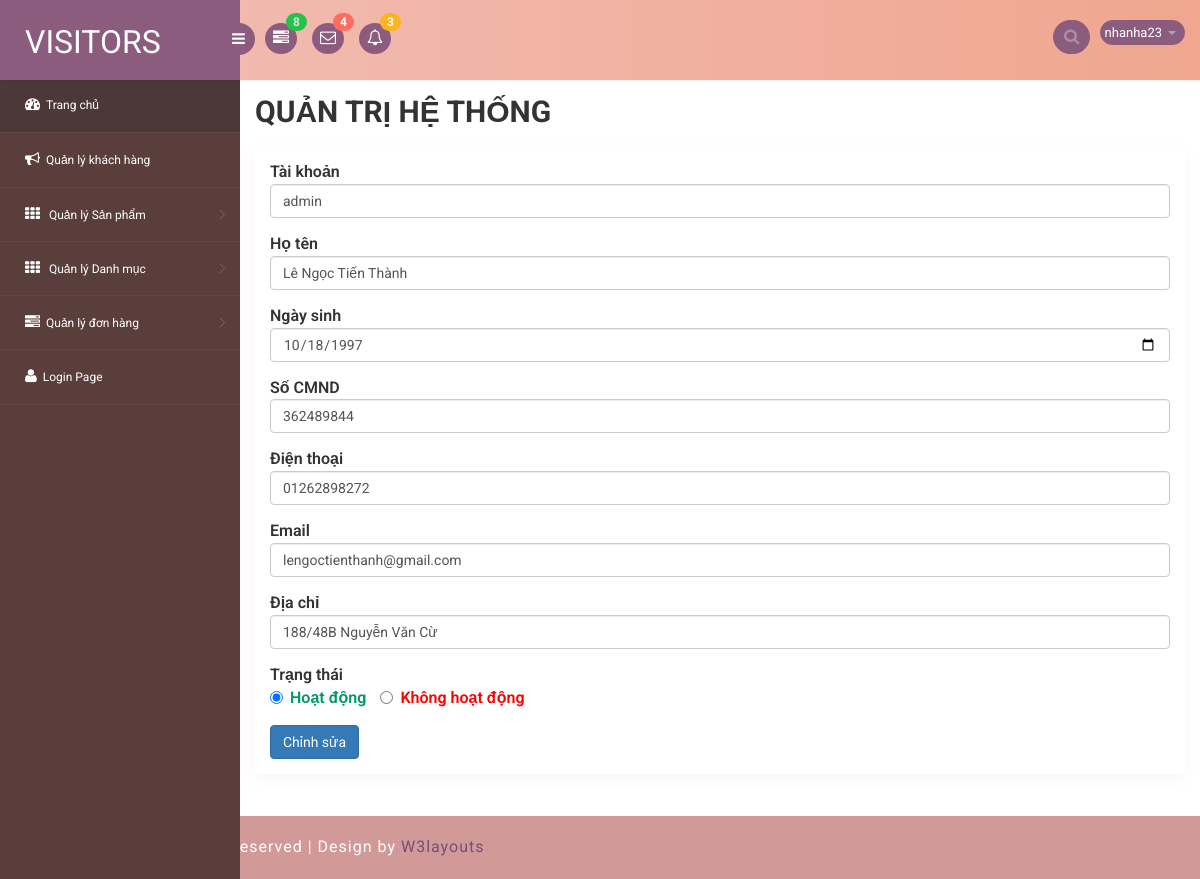
The page /admin1/edit_user.php?id=7 on the database its author committed.
### tables this page shows
CREATE TABLE `tb_user` (
  `id_user` int(11) NOT NULL,
  `account_user` char(20) NOT NULL,
  `pass_user` text NOT NULL,
  `name_user` varchar(100) NOT NULL,
  `birthday_user` date NOT NULL,
  `cmnd_user` char(13) NOT NULL,
  `address_user` text NOT NULL,
  `phonenumber_user` char(11) NOT NULL,
  `email_user` char(100) NOT NULL,
  `type_user` char(2) NOT NULL,
  `status_user` int(11) NOT NULL
);

### admin1/edit_user.php (the view, shortened to what this page needs)
<!DOCTYPE html>
<html>
<head>
<link rel="stylesheet" href="css/bootstrap.min.css" >
<link href="css/style.css" rel='stylesheet' type='text/css' />
<link href="css/style-responsive.css" rel="stylesheet"/>
<link rel="stylesheet" href="css/font.css" type="text/css"/>
<link href="css/font-awesome.css" rel="stylesheet">
<link rel="stylesheet" href="css/morris.css" type="text/css"/>
<link rel="stylesheet" href="css/monthly.css">
</head>
<body>
<section id="container">
<header class="header fixed-top clearfix">
<div class="brand">
    <a href="index.html" class="logo">
        VISITORS
    </a>
    <div class="sidebar-toggle-box">
        <div class="fa fa-bars"></div>
    </div>
</div>
<div class="nav notify-row" id="top_menu">
    <ul class="nav top-menu">
        <li class="dropdown">
            <a data-toggle="dropdown" class="dropdown-toggle" href="#">
                <i class="fa fa-tasks"></i>
                <span class="badge bg-success">8</span>
            </a>
        </li>
        <li id="header_inbox_bar" class="dropdown">
            <a data-toggle="dropdown" class="dropdown-toggle" href="#">
                <i class="fa fa-envelope-o"></i>
                <span class="badge bg-important">4</span>
            </a>
        </li>
        <li id="header_notification_bar" class="dropdown">
            <a data-toggle="dropdown" class="dropdown-toggle" href="#">
                <i class="fa fa-bell-o"></i>
                <span class="badge bg-warning">3</span>
            </a>
        </li>
    </ul>
</div>
<div class="top-nav clearfix">
    <ul class="nav pull-right top-menu">
        <li><input type="text" class="form-control search" placeholder=" Search"></li>
        <li class="dropdown">
            <a data-toggle="dropdown" class="dropdown-toggle" href="#">
                <span class="username">nhanha23</span>
                <b class="caret"></b>
            </a>
        </li>
    </ul>
</div>
</header>
<aside>
    <div id="sidebar" class="nav-collapse">
        <div class="leftside-navigation">
            <ul class="sidebar-menu" id="nav-accordion">
                <li><a class="active" href="index.php"><i class="fa fa-dashboard"></i><span>Trang chủ</span></a></li>
                <li><a href="fontawesome.php"><i class="fa fa-bullhorn"></i><span>Quản lý khách hàng  </span></a></li>
<li class="sub-menu">
    <a href="javascript:;">
        <i class="fa fa-th"></i>
        <span>Quản lý Sản phẩm</span>
    </a>
</li>
<li class="sub-menu">
    <a href="javascript:;">
        <i class="fa fa-th"></i>
        <span>Quản lý Danh mục</span>
    </a>
</li>
                <li class="sub-menu"><a href="javascript:;"><i class="fa fa-tasks"></i><span>Quản lý đơn hàng</span></a>
                </li>
                 <li><a href="login.html"><i class="fa fa-user"></i><span>Login Page</span></a></li>
            </ul>
        </div>
    </div>
</aside>
<section id="main-content">
  <section class="wrapper">
    <div class="row">
      <div class="col-md-12">
        <h2 style="margin:0 0 18px; font-weight:700;">QUẢN TRỊ HỆ THỐNG</h2>
      </div>
    </div>
    <div class="row">
      <div class="col-md-12">
        <div class="panel panel-default" style="box-shadow:0 6px 18px rgba(0,0,0,0.04);">
          <div class="panel-body">
<?php
include('inc/myconnect.php');
if (isset($_GET['id']) && filter_var($_GET['id'], FILTER_VALIDATE_INT, array('min_range' => 1))) {
    $id = $_GET['id'];
} else {
    header("Location: list_user.php");
    exit();
}
$query = "SELECT * FROM tb_user WHERE id_user={$id}";
$result = mysqli_query($dbc, $query);
$hienthi = mysqli_fetch_array($result, MYSQLI_ASSOC);
?>
<form method="post">
    <div class="form-group">
        <label>Tài khoản</label>
        <input type="text" name="account" class="form-control"
               value="<?php echo $hienthi['account_user']; ?>" placeholder="Tài khoản">
    </div>
    <div class="form-group">
        <label>Họ tên</label>
        <input type="text" name="name" class="form-control"
               value="<?php echo $hienthi['name_user']; ?>" placeholder="Họ tên">
    </div>
    <div class="form-group">
        <label>Ngày sinh</label>
        <input type="date" name="birthday" class="form-control"
               value="<?php echo $hienthi['birthday_user']; ?>">
    </div>
    <div class="form-group">
        <label>Số CMND</label>
        <input type="text" name="cmnd" class="form-control"
               minlength="9" maxlength="13"
               value="<?php echo $hienthi['cmnd_user']; ?>" placeholder="Chứng minh nhân dân">
    </div>
    <div class="form-group">
        <label>Điện thoại</label>
        <input type="text" name="phone" class="form-control"
               value="<?php echo $hienthi['phonenumber_user']; ?>" placeholder="Điện thoại">
    </div>
    <div class="form-group">
        <label>Email</label>
        <input type="text" name="email" class="form-control"
               value="<?php echo $hienthi['email_user']; ?>" placeholder="Email">
    </div>
    <div class="form-group">
        <label>Địa chỉ</label>
        <input type="text" name="address" class="form-control"
               value="<?php echo $hienthi['address_user']; ?>" placeholder="Địa chỉ">
    </div>
    <div class="form-group">
        <label style="display:block;">Trạng thái</label>
        <label class="radio-inline">
            <input type="radio" name="status" value="1"
                <?php echo $hienthi['status_user']==1 ? 'checked' : ''; ?>>
            <span class="results">Hoạt động</span>
        </label>
        <label class="radio-inline">
            <input type="radio" name="status" value="0"
                <?php echo $hienthi['status_user']==0 ? 'checked' : ''; ?>>
            <span class="results1">Không hoạt động</span>
        </label>
    </div>
    <input type="submit" name="submit" value="Chỉnh sửa" class="btn btn-primary">
</form>
          </div>
        </div>
      </div>
    </div>
  </section>
</section>
  <div class="footer">
    <div class="wthree-copyright">
      <p>© 2017 Visitors. All rights reserved | Design by <a href="http://w3layouts.com">W3layouts</a></p>
    </div>
  </div>
</section>
</body>
</html>

### admin1/css/style.css (style rules this page uses)
h4, h5, h6, h1, h2, h3 { margin: 0; }
ul, ol { margin: 0; }
p { margin: 0; }
html, body { font-family: 'Roboto', sans-serif; font-size: 100%; overflow-x: hidden; background: url(../images/bg.jpg) no-repeat 0px 0px; background-size:cover; }
body a { transition: 0.5s all ease; -webkit-transition: 0.5s all ease; -moz-transition: 0.5s all ease; -o-transition: 0.5s all ease; -ms-transition: 0.5s all ease; text-decoration:none; }
h1,h2,h3,h4,h5,h6 { margin:0; }
p { margin:0; }
ul,label { margin:0; padding:0; }
#sidebar { width:240px; height:100%; position:fixed; background:rgba(52, 48, 48, 0.78); -webkit-transition:all .3s ease-in-out; -moz-transition:all .3s ease-in-out; -o-transition:all .3s ease-in-out; transition:all .3s ease-in-out; }
#sidebar ul li { position: relative; }
.leftside-navigation,.right-stat-bar { height: 100%; }
ul.sidebar-menu,ul.sidebar-menu li ul.sub { margin:-2px 0 0; padding:0; }
ul.sidebar-menu { padding-top:80px; }
ul.sidebar-menu li { border-bottom:1px solid rgba(255,255,255,0.05); }
ul.sidebar-menu li.sub-menu { line-height:15px; }
ul.sidebar-menu li a span { display:inline-block; }
ul.sidebar-menu li a { color:#fff; text-decoration:none; display:block; padding:18px 0 18px 25px; font-size:12px; outline:none; -webkit-transition:all 0.3s ease; -moz-transition:all 0.3s ease; -o-transition:all 0.3s ease; -ms-transition:all 0.3s ease; transition:all 0.3s ease; }
ul.sidebar-menu li a.active, ul.sidebar-menu li a:hover, ul.sidebar-menu li a:focus { background: rgba(40, 40, 46, 0.28); color: #fff; display: block; -webkit-transition: all 0.3s ease; -moz-transition: all 0.3s ease; -o-transition: all 0.3s ease; -ms-transition: all 0.3s ease; transition: all 0.3s ease; }
ul.sidebar-menu li a i { font-size:15px; padding-right:6px; }
ul.sidebar-menu li a.active i { color:#fff; }
#main-content { margin-left:240px; -webkit-transition:all .3s ease-in-out; -moz-transition:all .3s ease-in-out; -o-transition:all .3s ease-in-out; transition:all .3s ease-in-out; }
.footer { background: #d19a98; padding: 20px; }
.footer p { color: #fff; letter-spacing: 1px; }
.footer p a { color: #744e7d; }
.header { left:0; right:0; z-index:1002; background:rgb(240, 188, 180); -webkit-transition:all .3s ease-in-out; -moz-transition:all .3s ease-in-out; -o-transition:all .3s ease-in-out; transition:all .3s ease-in-out; }
.fixed-top { position:fixed; box-shadow:1px 0 3px rgba(0,0,0,.15); }
.wrapper { display:inline-block; margin-top:80px; padding:15px; width:100%; }
.brand { background:#8b5c7e; float:left; width:240px; height:80px; position:relative; }
a.logo { font-size:32px; color:#fff; float:left; margin:20px 0 0 25px; text-transform:uppercase; }
#top_menu .nav>li,ul.top-menu>li { float:left; }
.notify-row { float:left; margin-top:23px; margin-left:25px; }
ul.top-menu { margin-right:15px; margin-top: 0; }
ul.top-menu > li > a { color: #fff; font-size: 16px; background: #8b5c7e; padding: 4px 8px; margin-right: 15px; border-radius: 50%; -webkit-border-radius: 50%; padding-right: 8px !important; }
.notify-row .badge { position:absolute; right:-10px; top:-10px; z-index:100; }
.top-nav { margin-top:20px; }
.top-nav .username { font-size:13px; color:#fff; }
.top-nav ul.top-menu>li>a { border-radius: 100px; -webkit-border-radius: 100px; padding: 0px; background: none; margin-right: 0; border: 1px solid #8b5c7e; background: #8b5c7e; }
.top-nav ul.top-menu>li { margin-left:10px; }
.top-nav .nav .caret { border-bottom-color:#A4AABA; border-top-color:#A4AABA; }
.search { width: 20px; -webkit-transition: all .3s ease; -moz-transition: all .3s ease; -ms-transition: all .3s ease; -o-transition: all .3s ease; transition: all .3s ease; border: 1px solid #8b5c7e; box-shadow: none; background: #8b5c7e url(../images/search-icon.png) no-repeat 10px 8px; padding: 0 5px 0 30px; color: #fff; border-radius: 100px; -webkit-border-radius: 100px; cursor:pointer; }
.sidebar-toggle-box { float:left; margin-top:23px; margin-left:-15px; background:#8b5c7e; border-radius:50%; -webkit-border-radius:50%; width:32px; height:32px; position:absolute; right:-15px; }
.sidebar-toggle-box .fa-bars { cursor:pointer; display:inline-block; font-size:15px; padding:8px 8px 8px 9px; color:#fff; }
.panel { border: none ! important; }
.bg-success { color: #c6efd0; background-color: #27c24c; }
.badge.bg-important { background: #ff6c60; }
.badge.bg-warning { background: #FCB322; }

### rows shown on the page
tb_user: account "admin", name "Lê Ngọc Tiến Thành", birthday "10/18/1997", cmnd "362489844", phone "01262898272", email "lengoctienthanh@gmail.com", address "188/48B Nguyễn Văn Cừ", status_user "☑ Hoạt động", status_user "☐ Không hoạt động"
